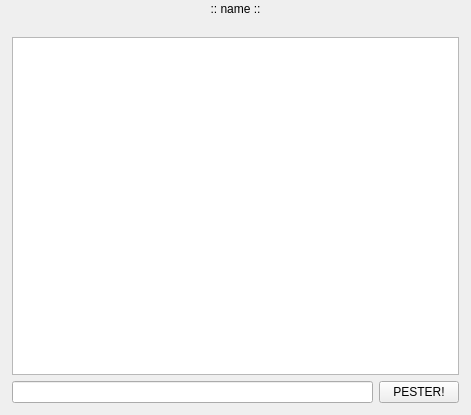
<?xml version="1.0" encoding="UTF-8"?>
<ui version="4.0">
 <class>Form</class>
 <widget class="QWidget" name="Form">
  <property name="geometry">
   <rect>
    <x>0</x>
    <y>0</y>
    <width>471</width>
    <height>415</height>
   </rect>
  </property>
  <property name="sizePolicy">
   <sizepolicy hsizetype="Maximum" vsizetype="Maximum">
    <horstretch>0</horstretch>
    <verstretch>0</verstretch>
   </sizepolicy>
  </property>
  <property name="windowTitle">
   <string>Private Message</string>
  </property>
  <property name="windowOpacity">
   <double>1.000000000000000</double>
  </property>
  <widget class="QWidget" name="verticalLayoutWidget">
   <property name="geometry">
    <rect>
     <x>0</x>
     <y>0</y>
     <width>471</width>
     <height>411</height>
    </rect>
   </property>
   <layout class="QVBoxLayout" name="verticalLayout">
    <property name="spacing">
     <number>6</number>
    </property>
    <property name="margin">
     <number>2</number>
    </property>
    <item>
     <widget class="QLabel" name="userLabel">
      <property name="sizePolicy">
       <sizepolicy hsizetype="Preferred" vsizetype="Fixed">
        <horstretch>0</horstretch>
        <verstretch>3</verstretch>
       </sizepolicy>
      </property>
      <property name="lineWidth">
       <number>1</number>
      </property>
      <property name="text">
       <string>:: name ::</string>
      </property>
      <property name="scaledContents">
       <bool>false</bool>
      </property>
      <property name="alignment">
       <set>Qt::AlignCenter</set>
      </property>
     </widget>
    </item>
    <item>
     <layout class="QVBoxLayout" name="verticalLayout_2">
      <property name="leftMargin">
       <number>10</number>
      </property>
      <property name="topMargin">
       <number>15</number>
      </property>
      <property name="rightMargin">
       <number>10</number>
      </property>
      <property name="bottomMargin">
       <number>6</number>
      </property>
      <item>
       <widget class="QTextEdit" name="userOutput">
        <property name="readOnly">
         <bool>true</bool>
        </property>
       </widget>
      </item>
      <item>
       <layout class="QHBoxLayout" name="horizontalLayout">
        <property name="spacing">
         <number>6</number>
        </property>
        <property name="bottomMargin">
         <number>0</number>
        </property>
        <item>
         <widget class="QLineEdit" name="userInput">
          <property name="sizePolicy">
           <sizepolicy hsizetype="Expanding" vsizetype="Maximum">
            <horstretch>0</horstretch>
            <verstretch>0</verstretch>
           </sizepolicy>
          </property>
         </widget>
        </item>
        <item>
         <widget class="QPushButton" name="sendButton">
          <property name="sizePolicy">
           <sizepolicy hsizetype="Maximum" vsizetype="Maximum">
            <horstretch>0</horstretch>
            <verstretch>0</verstretch>
           </sizepolicy>
          </property>
          <property name="text">
           <string>PESTER!</string>
          </property>
         </widget>
        </item>
       </layout>
      </item>
     </layout>
    </item>
   </layout>
  </widget>
 </widget>
 <resources/>
 <connections/>
</ui>
